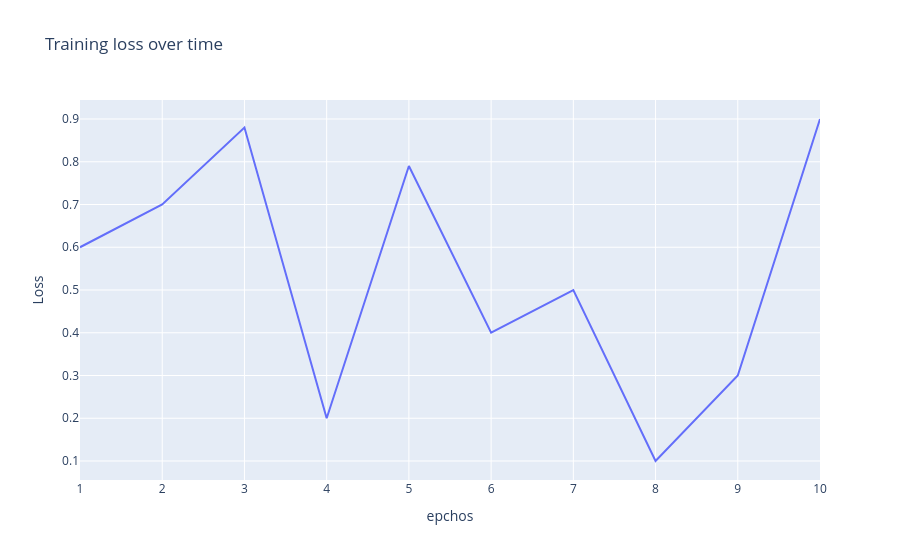

Source (notebook cell):
### Code cell
fig=px.line(df,x=df["epchos"],y=df["Loss"],title="Training loss over time")
fig.show()

### Figure 1 — Plotly figure (JSON) as saved in the notebook; plotly's stock layout.template omitted (floating-point values rounded to 4 significant figures)
{"data": [{"hovertemplate": "epchos=%{x}<br>Loss=%{y}<extra></extra>", "legendgroup": "", "line": {"color": "#636efa", "dash": "solid"}, "marker": {"symbol": "circle"}, "mode": "lines", "name": "", "orientation": "v", "showlegend": false, "type": "scatter", "x": [1, 2, 3, 4, 5, 6, 7, 8, 9, 10], "xaxis": "x", "y": [0.6, 0.7, 0.88, 0.2, 0.79, 0.4, 0.5, 0.1, 0.3, 0.9], "yaxis": "y"}], "layout": {"legend": {"tracegroupgap": 0}, "title": {"text": "Training loss over time"}, "xaxis": {"anchor": "y", "domain": [0, 1], "title": {"text": "epchos"}}, "yaxis": {"anchor": "x", "domain": [0, 1], "title": {"text": "Loss"}}}}
